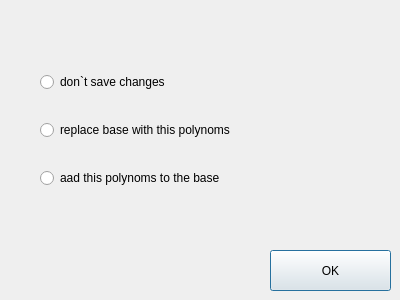
<?xml version="1.0" encoding="UTF-8"?>
<ui version="4.0">
 <class>Dialog</class>
 <widget class="QDialog" name="Dialog">
  <property name="geometry">
   <rect>
    <x>0</x>
    <y>0</y>
    <width>400</width>
    <height>300</height>
   </rect>
  </property>
  <property name="windowTitle">
   <string>Dialog</string>
  </property>
  <widget class="QPushButton" name="pushButton_ok">
   <property name="geometry">
    <rect>
     <x>270</x>
     <y>250</y>
     <width>121</width>
     <height>41</height>
    </rect>
   </property>
   <property name="text">
    <string>OK</string>
   </property>
  </widget>
  <widget class="QWidget" name="">
   <property name="geometry">
    <rect>
     <x>40</x>
     <y>50</y>
     <width>301</width>
     <height>161</height>
    </rect>
   </property>
   <layout class="QVBoxLayout" name="verticalLayout">
    <item>
     <widget class="QRadioButton" name="radioButton_not_save">
      <property name="text">
       <string>don`t save changes</string>
      </property>
     </widget>
    </item>
    <item>
     <widget class="QRadioButton" name="radioButton_save">
      <property name="text">
       <string>replace base with this polynoms</string>
      </property>
     </widget>
    </item>
    <item>
     <widget class="QRadioButton" name="radioButton_add">
      <property name="text">
       <string>aad this polynoms to the base</string>
      </property>
     </widget>
    </item>
   </layout>
  </widget>
 </widget>
 <resources/>
 <connections/>
</ui>
